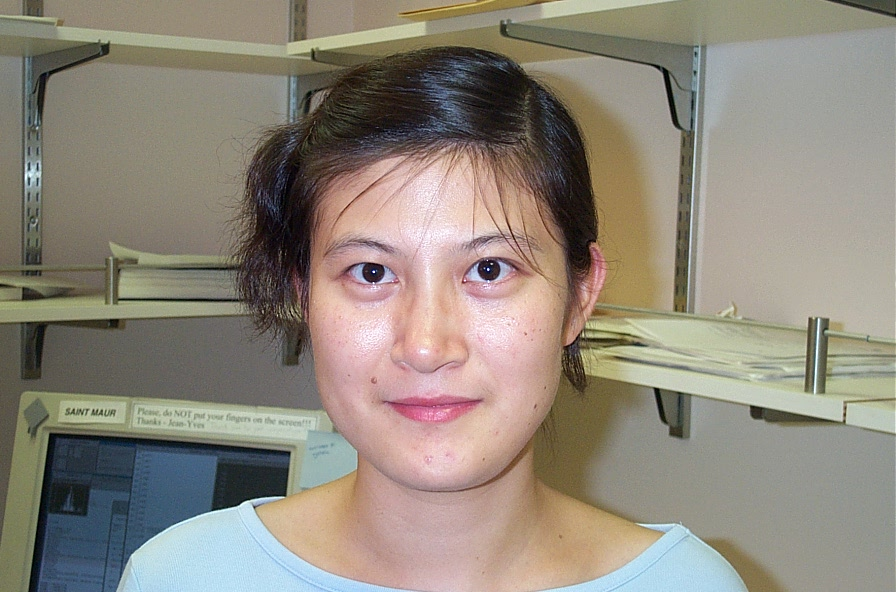
%> input picture faces/image_0449.jpg, 896 x 592 px
$ octave Face_rec_2.m   (GNU Octave 9; MATLAB toolbox functions it lacks are replaced by stand-ins)
%> lines starting %> are read from the running program, lines starting %| are printed output that depends on the picture
input_dir = 'C:\Users\Siddhartha\Documents\MATLAB\images';
image_dims = [592, 896];
input_dir = 'C:\Users\Siddhartha\Documents\MATLAB\images\';
test_dir = 'C:\Users\Siddhartha\Documents\MATLAB\images\test';
test_img = 'image_0449.jpg';
filename_t = fullfile(test_dir,test_img);
img_t = imread(filename_t);
%> img_t is the input picture: size 592x896x3 uint8; mean R, G, B 143.6, 135.7, 124
img_gray_t =rgb2gray(img_t);
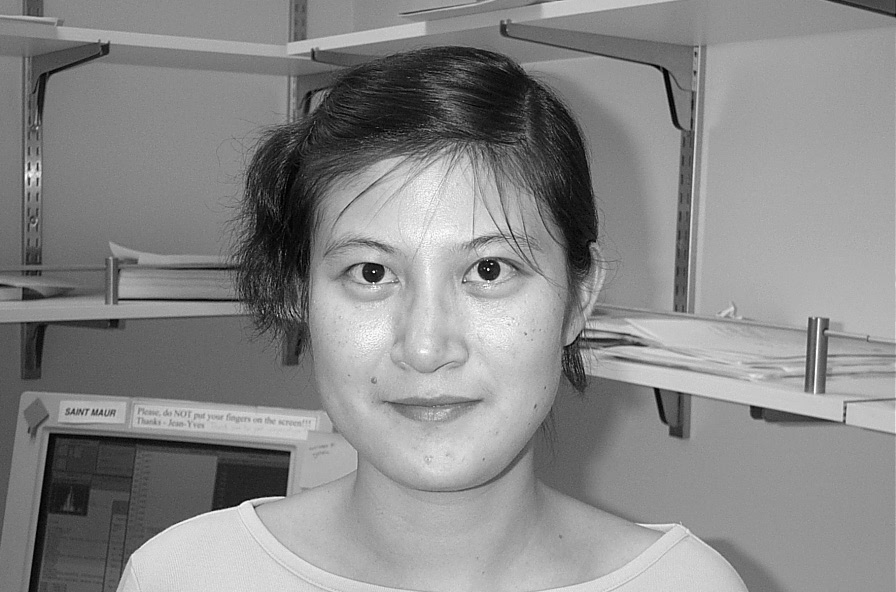
%> img_gray_t: size 592x896 uint8; min 0, max 254, mean 136.8
input_image = imresize(img_gray_t,image_dims);
filenames = dir(fullfile(input_dir, '*.jpg'));
num_images = numel(filenames);
images = [];
for n = 1:num_images
    filename = fullfile(input_dir, filenames(n).name);
    img_original = imread(filename);
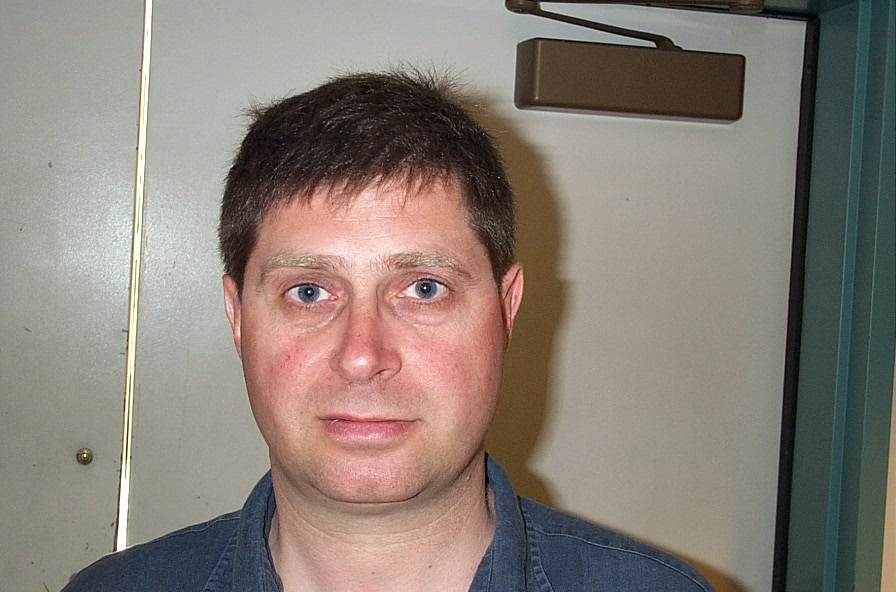
%> input picture Matlab_Face_recog/images/image_0009.jpg, 896 x 592 px
%> img_original is the input picture: size 592x896x3 uint8; mean R, G, B 136.6, 127.2, 118.8
    img_gray=rgb2gray(img_original);
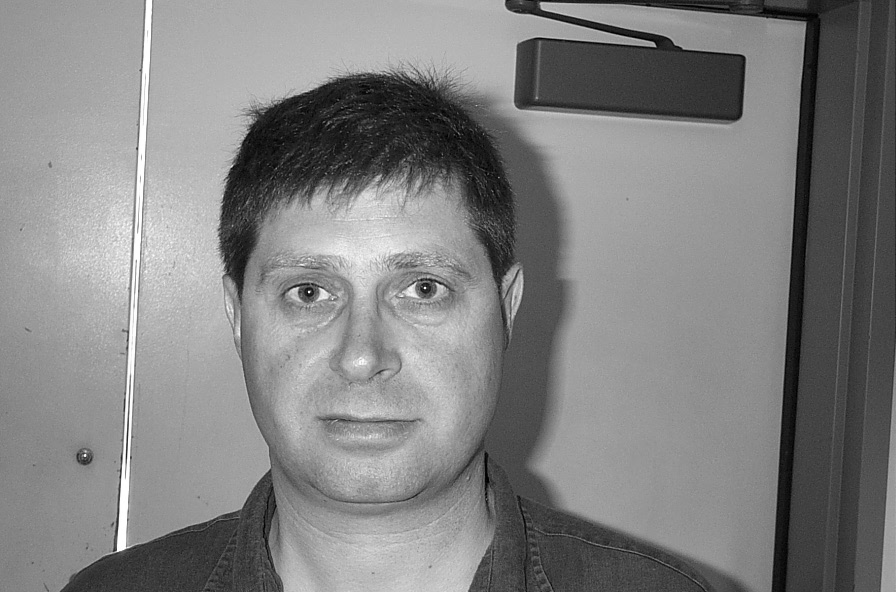
%> img_gray: size 592x896 uint8; min 0, max 255, mean 129.1
    img = imresize(img_gray,image_dims);
    if n == 1
        images = zeros(prod(image_dims), num_images);
    end
    images(:, n) = img(:);
end
%> pass 2 of the loop `for n = 1:num_images`:
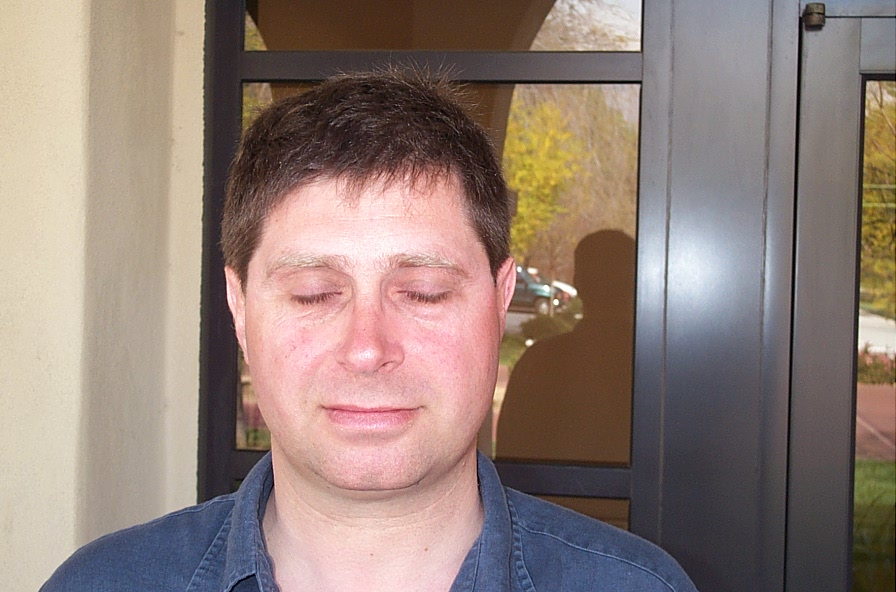
%> input picture Matlab_Face_recog/images/image_0010.jpg, 896 x 592 px
%> img_original is the input picture: size 592x896x3 uint8; mean R, G, B 145.8, 127.6, 120
%> `img_gray=rgb2gray(img_original);`:
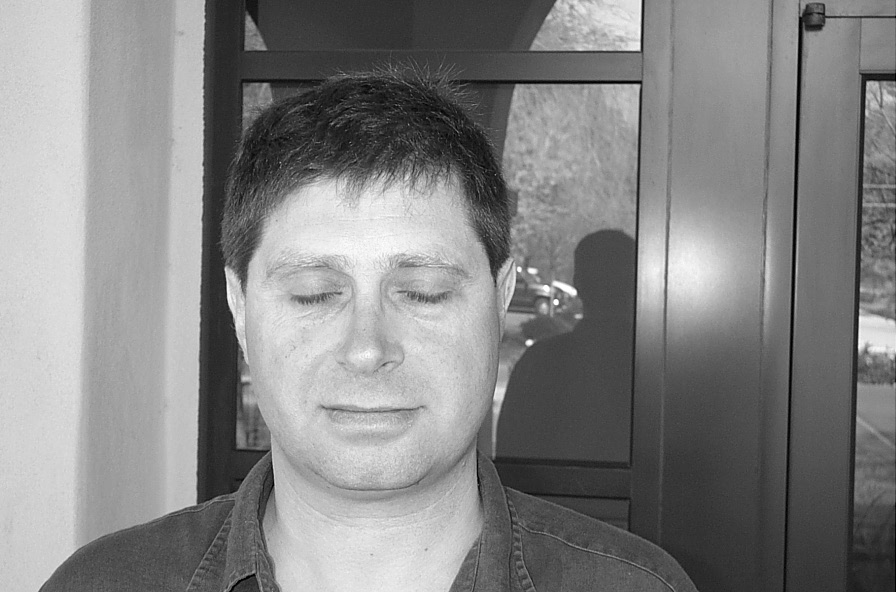
%> img_gray: size 592x896 uint8; min 0, max 255, mean 132.2
%> pass 3 of the loop `for n = 1:num_images`:
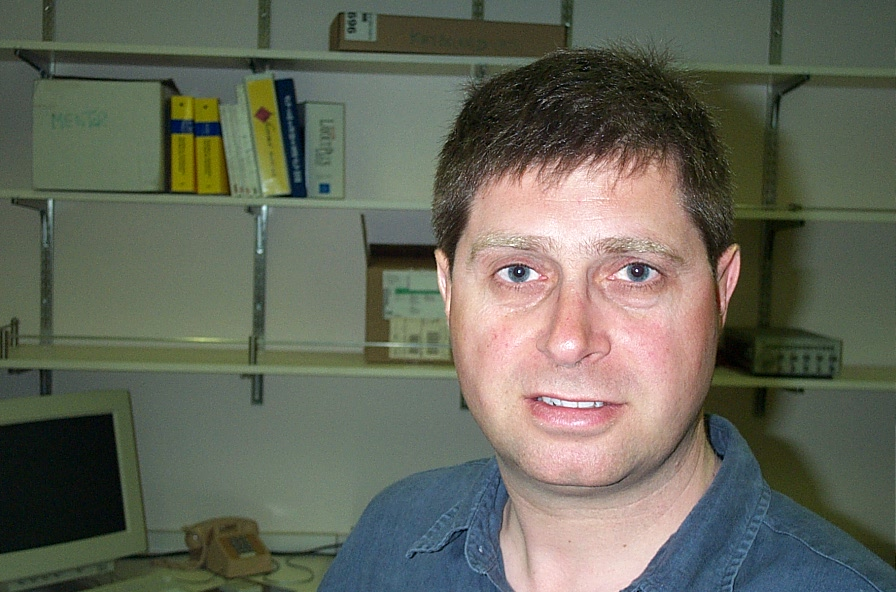
%> input picture Matlab_Face_recog/images/image_0019.jpg, 896 x 592 px
%> img_original is the input picture: size 592x896x3 uint8; mean R, G, B 101.6, 103.5, 90.5
%> `img_gray=rgb2gray(img_original);`:
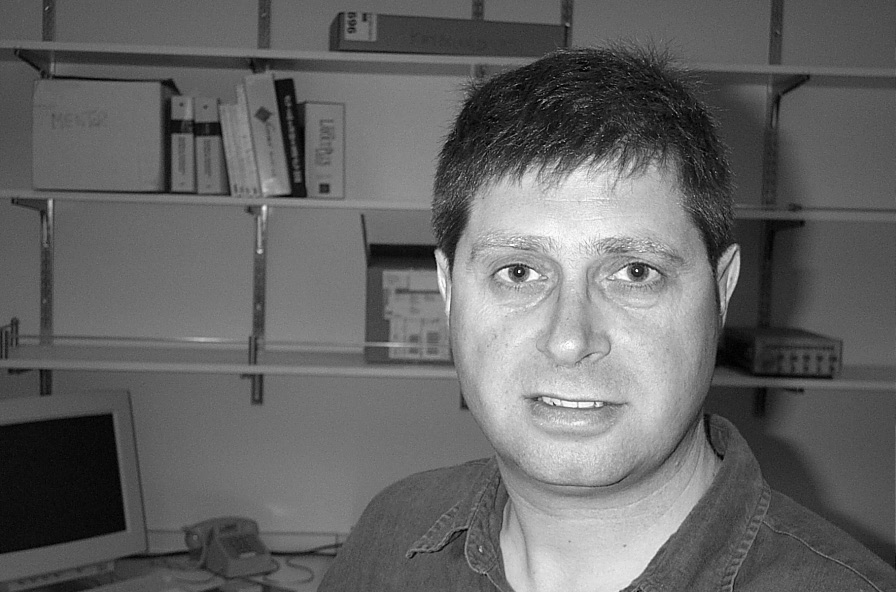
%> img_gray: size 592x896 uint8; min 0, max 255, mean 101.5
%> the loop made 4 passes; the first 3 are shown
% steps 1 and 2: find the mean image and the mean-shifted input images
mean_face = sum(images,2)/num_images;
shifted_images = images - repmat(mean_face, 1, num_images);

% steps 3 and 4: calculate the ordered eigenvectors and eigenvalues
%> (the run ends here)
